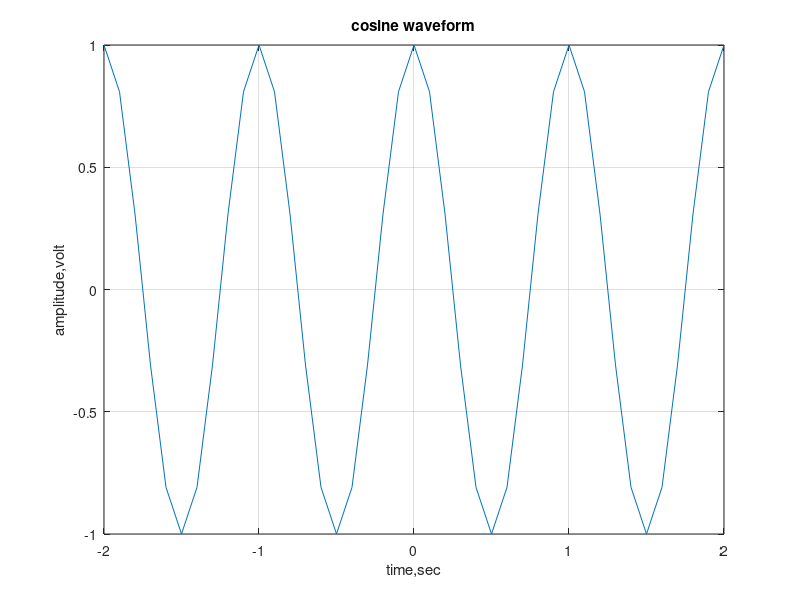
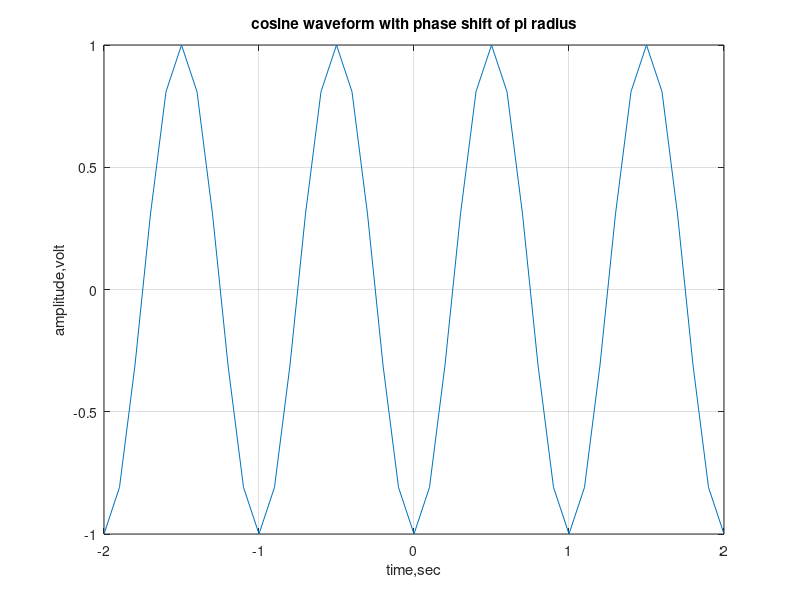
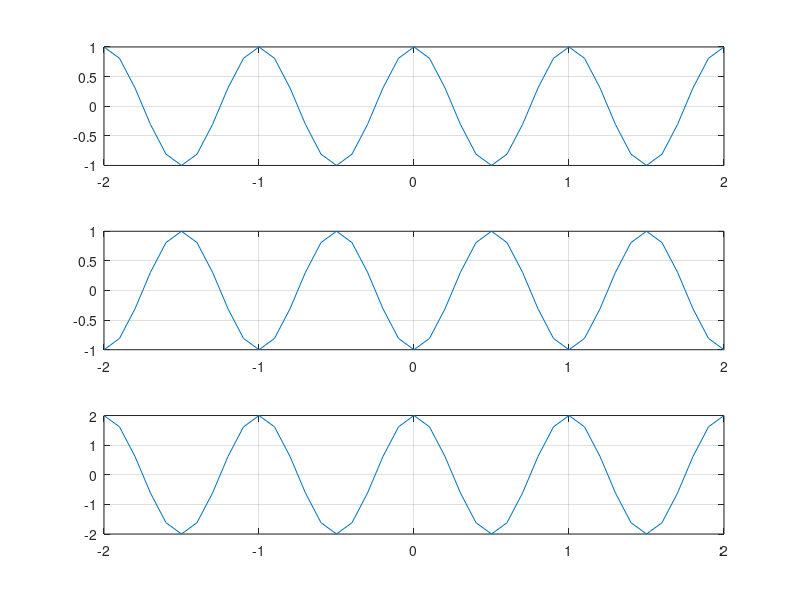

Write MATLAB code to recreate these figures, in order.
t = -2:0.1:2;
fc = 1;
x = cos(2*pi*fc*t)
y = cos(2*pi*fc*t+pi)
figure(1);plot(t,x);grid;
xlabel('time,sec');
ylabel('amplitude,volt');
title('cosine waveform');

figure(2);plot(t,y);grid;
xlabel('time,sec');
ylabel('amplitude,volt');
title('cosine waveform with phase shift of pi radius');

figure(3);plot(t,x,'k--',t,y,'o--');grid;

subplot(3,1,1);plot(t,x);grid; 
subplot(3,1,2);plot(t,y);grid;
subplot(3,1,3);plot(t,x-y);grid;

n = 4